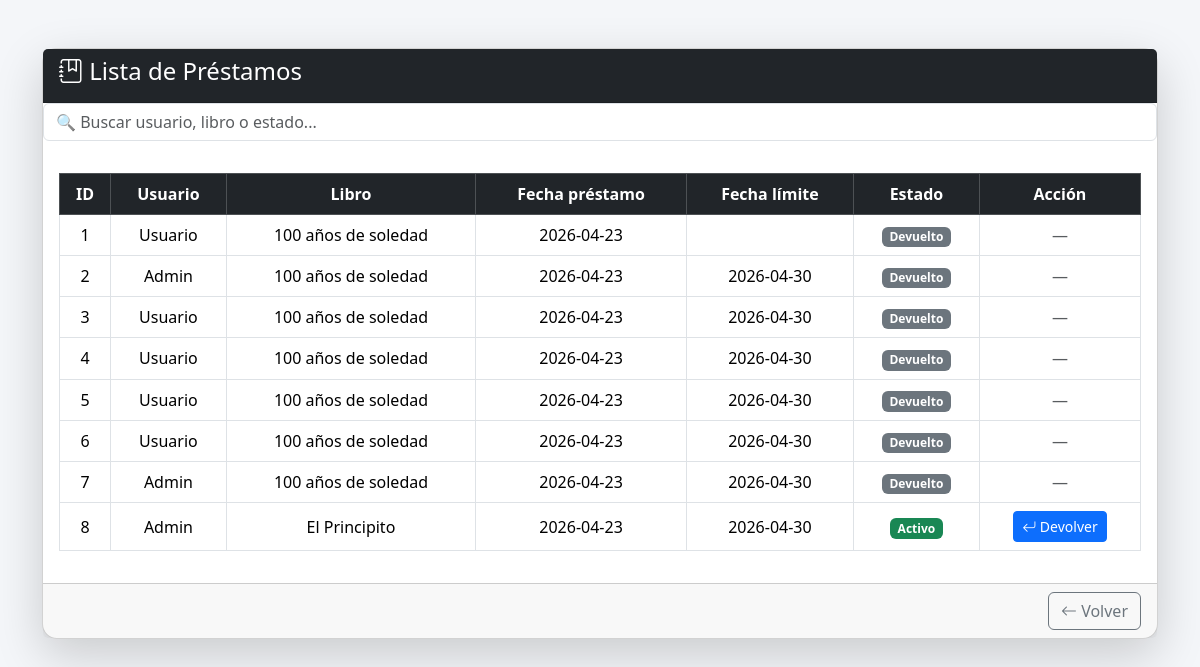
/ver_prestamos.php (signed in), run on an earlier commit of the app's database.
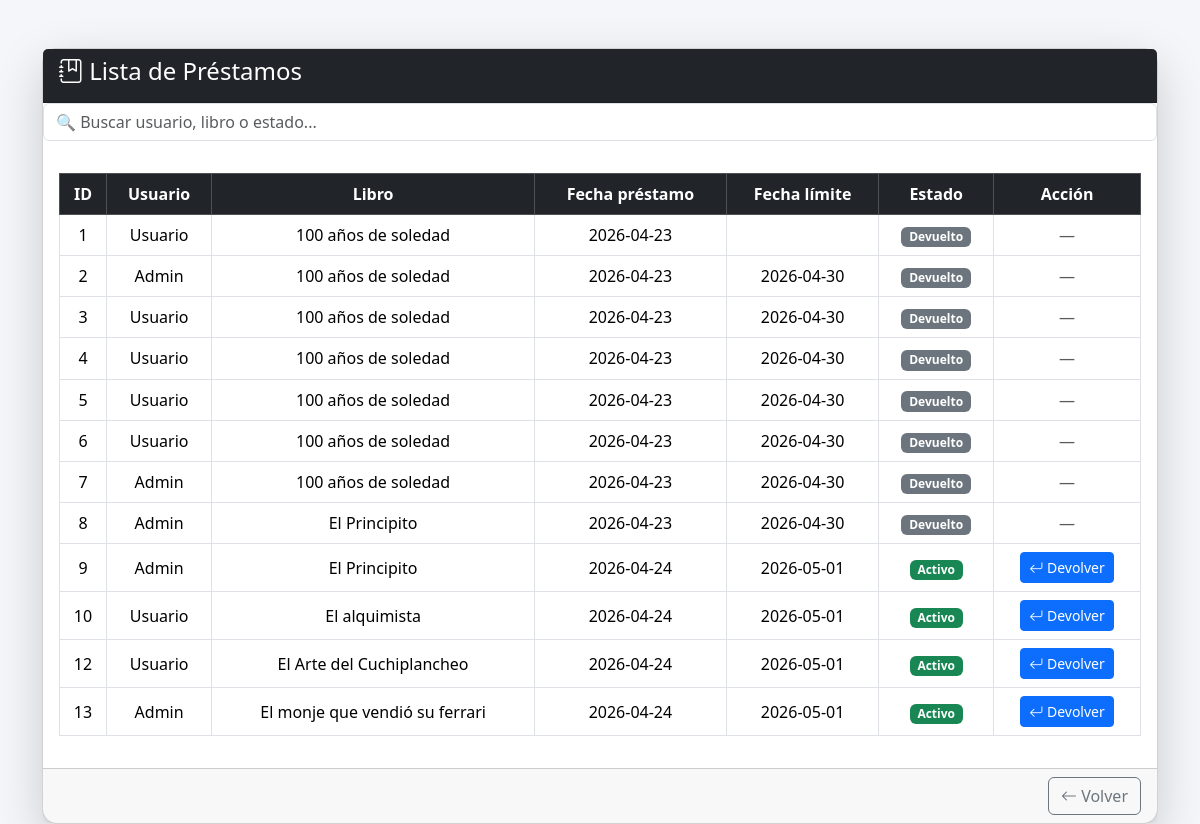
And on a later commit of the database.
### tables this page shows
CREATE TABLE `prestamos` (
  `id` int NOT NULL,
  `id_usuario` int DEFAULT NULL,
  `id_libro` int DEFAULT NULL,
  `fecha_prestamo` date DEFAULT NULL,
  `fecha_devolucion` date DEFAULT NULL,
  `fecha_real_devolucion` date DEFAULT NULL,
  `estado` enum('ACTIVO','DEVUELTO') DEFAULT 'ACTIVO'
);

CREATE TABLE `usuarios` (
  `id` int NOT NULL,
  `nombre` varchar(100) NOT NULL,
  `correo` varchar(100) NOT NULL,
  `password` varchar(255) NOT NULL,
  `id_rol` int DEFAULT NULL,
  `intentos_fallidos` int DEFAULT '0',
  `bloqueado` tinyint(1) DEFAULT '0'
);

CREATE TABLE `libros` (
  `id` int NOT NULL,
  `titulo` varchar(150) NOT NULL,
  `autor` varchar(100) NOT NULL,
  `genero` varchar(50) DEFAULT NULL,
  `isbn` varchar(20) DEFAULT NULL,
  `stock` int NOT NULL,
  `activo` tinyint DEFAULT '1'
);

### ver_prestamos.php (the view, shortened to what this page needs)
<?php
include("conexion.php");
$sql = "SELECT p.id, u.nombre, l.titulo,
               p.fecha_prestamo,
               p.fecha_devolucion,
               p.estado
        FROM prestamos p
        JOIN usuarios u ON p.id_usuario = u.id
        JOIN libros l ON p.id_libro = l.id";
$result = $conexion->query($sql);
?>
<!DOCTYPE html>
<html lang="es">
<head>
<link href="https://cdn.jsdelivr.net/npm/bootstrap@5.3.3/dist/css/bootstrap.min.css" rel="stylesheet">
<link href="https://cdn.jsdelivr.net/npm/bootstrap-icons/font/bootstrap-icons.css" rel="stylesheet">
</head>
<body>
<div class="container mt-5">
    <div class="card shadow-lg">
        <div class="card-header bg-dark text-white">
            <h4><i class="bi bi-journal-bookmark"></i> Lista de Préstamos</h4>
        </div>
        <div class="mb-3">
    <input type="text" id="buscadorPrestamos" class="form-control" placeholder="🔍 Buscar usuario, libro o estado...">
</div>
        <div class="card-body">
            <table class="table table-bordered table-hover align-middle text-center" id="tablaPrestamos">
                <thead class="table-dark">
                    <tr>
                        <th>ID</th>
                        <th>Usuario</th>
                        <th>Libro</th>
                        <th>Fecha préstamo</th>
                        <th>Fecha límite</th>
                        <th>Estado</th>
                        <th>Acción</th>
                    </tr>
                </thead>
                <tbody>
                <?php while ($row = $result->fetch_assoc()) {
                    $hoy = date('Y-m-d');
                    $atrasado = ($row['estado'] == 'ACTIVO' && $row['fecha_devolucion'] < $hoy);
                ?>
                    <tr class="<?php echo $atrasado ? 'table-danger' : ''; ?>">
                        <td><?php echo $row['id']; ?></td>
                        <td><?php echo htmlspecialchars($row['nombre']); ?></td>
                        <td><?php echo htmlspecialchars($row['titulo']); ?></td>
                        <td><?php echo $row['fecha_prestamo']; ?></td>
                        <td><?php echo $row['fecha_devolucion']; ?></td>
                        <td>
                            <?php if ($row['estado'] == 'ACTIVO') { ?>
                                <span class="badge bg-success">Activo</span>
                            <?php } else { ?>
                                <span class="badge bg-secondary">Devuelto</span>
                            <?php } ?>
                        </td>
                        <td>
                            <?php if ($row['estado'] == 'ACTIVO') { ?>
                                <a href="devolver_libro.php?id=<?php echo $row['id']; ?>"
                                   class="btn btn-sm btn-primary">
                                   <i class="bi bi-arrow-return-left"></i> Devolver
                                </a>
                            <?php } else { ?>
                                <span class="text-muted">—</span>
                            <?php } ?>
                        </td>
                    </tr>
                <?php } ?>
                </tbody>
            </table>
        </div>
        <div class="card-footer text-end">
            <a href="dashboard.php" class="btn btn-outline-secondary">
                <i class="bi bi-arrow-left"></i> Volver
            </a>
        </div>
    </div>
</div>
</body>
</html>

What changed in the data, as far as the page shows it:
changed prestamos id 8: estado "Activo Devolver" → "Devuelto —"
added prestamos: id "9", id_usuario.nombre "Admin", id_libro.titulo "El Principito", fecha_prestamo "2026-04-24", fecha_devolucion "2026-05-01", estado "Activo"
added prestamos: id "10", id_usuario.nombre "Usuario", id_libro.titulo "El alquimista", fecha_prestamo "2026-04-24", fecha_devolucion "2026-05-01", estado "Activo"
added prestamos: id "12", id_usuario.nombre "Usuario", id_libro.titulo "El Arte del Cuchiplancheo", fecha_prestamo "2026-04-24", fecha_devolucion "2026-05-01", estado "Activo"
added prestamos: id "13", id_usuario.nombre "Admin", id_libro.titulo "El monje que vendió su ferrari", fecha_prestamo "2026-04-24", fecha_devolucion "2026-05-01", estado "Activo"
